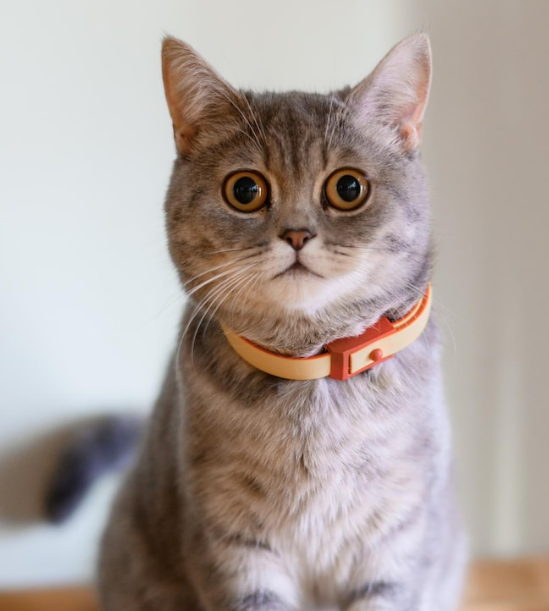
#> input picture Photos/cat.png, 549 x 611 px, found by its file name
$ python contours.py
#> lines starting #> are read from the running program, lines starting #| are printed output that depends on the picture; after the words box and inside, x2 and y2 are one past the last pixel; in counts of white or black regions, pixels touching at a corner belong together
import cv2 as cv
import numpy as np
img = cv.imread("Photos\cat.png")
#> img is the input picture: shape (611, 549, 3); mean B, G, R 157.5, 162.6, 173.8

# cv.imshow("cat",img)


gray = cv.cvtColor(img, cv.COLOR_BGR2GRAY)
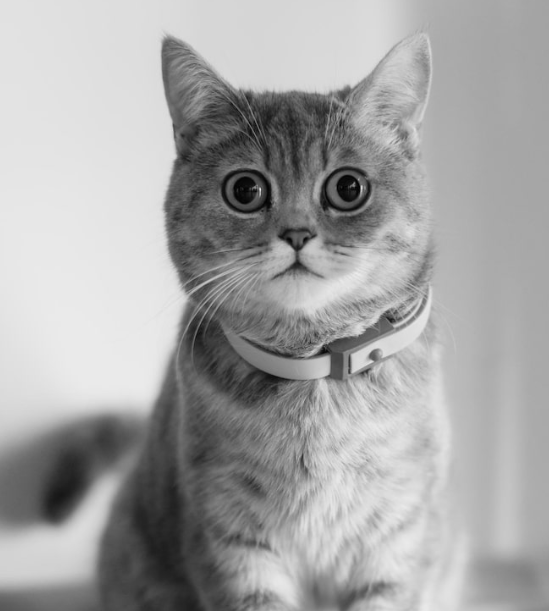
#> gray: shape (611, 549); min 2, max 236, mean 165.4
# cv.imshow("gray",gray)

blur = cv.GaussianBlur(gray,(5,5),cv.BORDER_DEFAULT)

cannyedge = cv.Canny(blur,175,300)
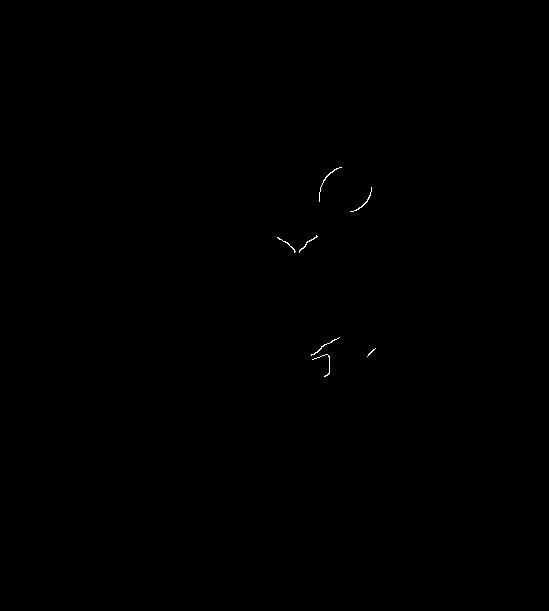
#> cannyedge: shape (611, 549); 0.08% white in thin lines or dots, all inside (x1, y1, x2, y2) = (277, 167, 376, 377)
cv.imshow("canny",cannyedge)

blank = np.zeros(img.shape,dtype='uint8')
cv.imshow("blank",blank)


res, thres = cv.threshold(gray,150,200, cv.THRESH_BINARY)
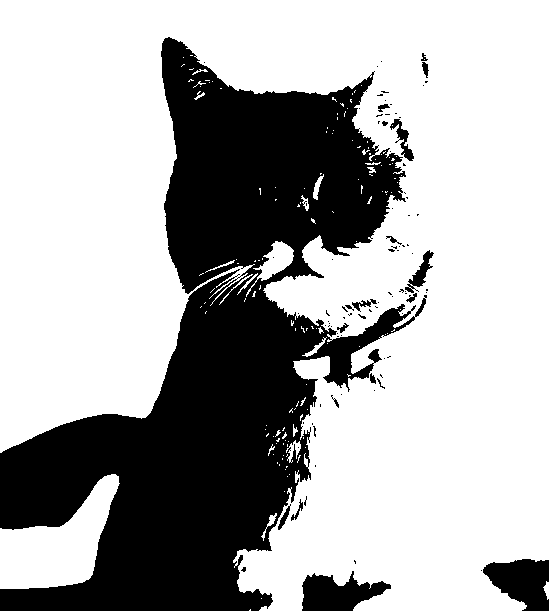
#> thres: shape (611, 549); values 0 (black) and 200 (white), 67.5% white; 91 black regions (72 under 20 px)
cv.imshow("thress",thres)
print(thres)
#> (printed output is left out)
contours, _ = cv.findContours(thres, cv.RETR_LIST, cv.CHAIN_APPROX_SIMPLE)
#> contours = 287 contours, 248 with area under 20; largest, box (x1, y1, x2, y2) and area: (0, 0, 549, 611) 216506, (0, 474, 120, 589) 6998, (246, 241, 294, 297) 744, (407, 249, 435, 288) 402, (389, 118, 415, 162) 392

cv.drawContours(blank,contours,-1,(0,0,255),1)
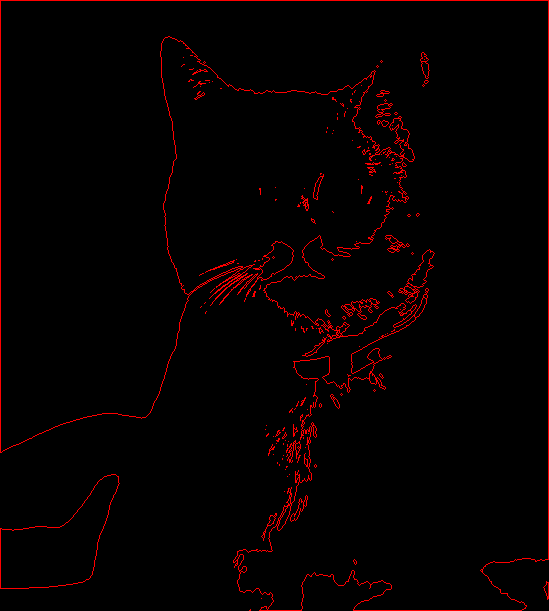
#> blank: shape (611, 549, 3); mean of channels 0, 1, 2 0, 0, 6.1; drawn as B, G, R
cv.imshow("blank can",blank)

print(f'{len(contours)} many countours')
#| 287 many countours
cv.waitKey(0)

$ run again, with Photos/nepal.png copied over Photos/cat.png
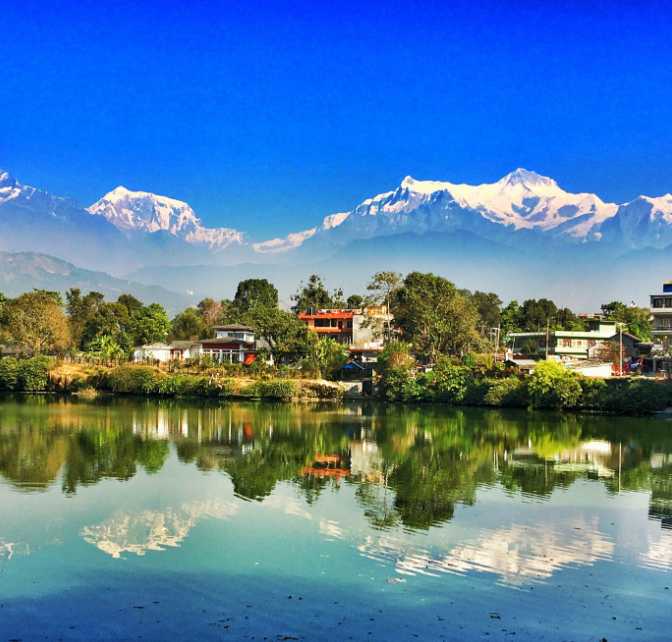
#> input picture Photos/nepal.png, 672 x 642 px, found by its file name
#> img is the input picture: shape (642, 672, 3); mean B, G, R 160.8, 122.7, 80.6
#> cannyedge: shape (642, 672); 0.62% white in thin lines or dots, all inside (x1, y1, x2, y2) = (67, 167, 672, 517)
#> `res, thres = cv.threshold(gray,150,200, cv.THRESH_BINARY)`:
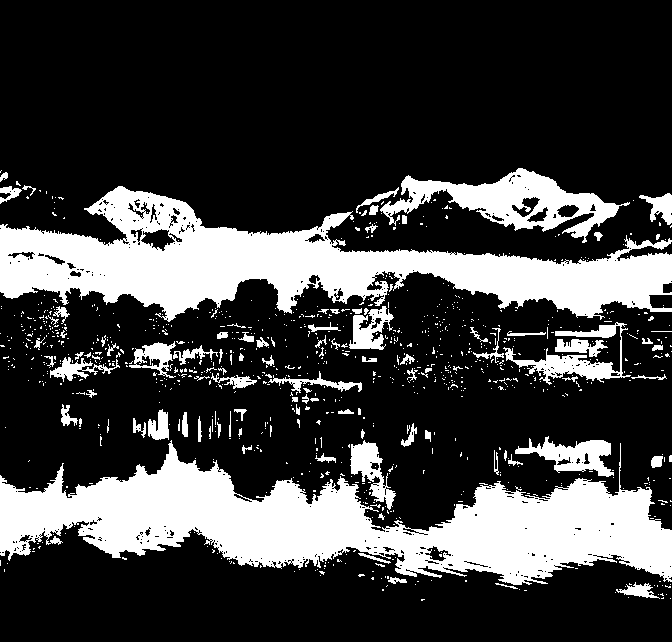
#> thres: shape (642, 672); values 0 (black) and 200 (white), 24.9% white; 945 white regions (851 under 20 px)
#> (printed output is left out)
#> contours = 1406 contours, 1305 with area under 20; largest, box (x1, y1, x2, y2) and area: (0, 440, 672, 585) 44223, (0, 186, 672, 322) 38496, (380, 168, 630, 243) 6988, (503, 322, 631, 385) 1920, (515, 436, 614, 477) 1769
#> `cv.drawContours(blank,contours,-1,(0,0,255),1)`:
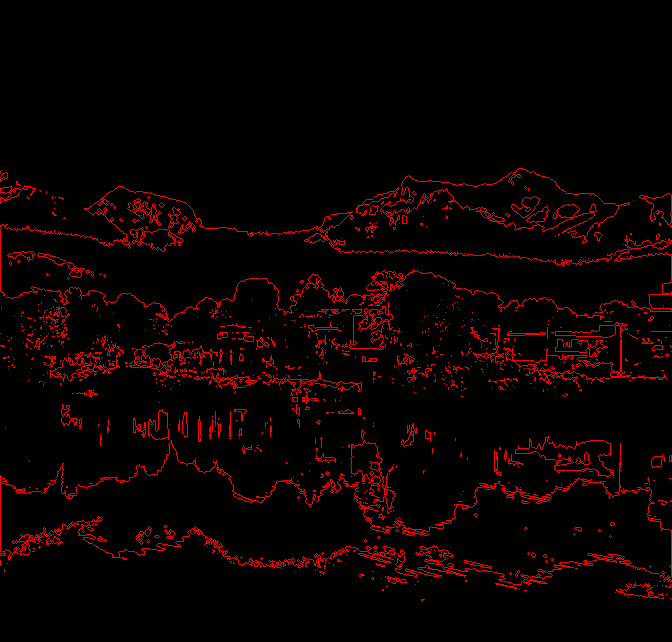
#> blank: shape (642, 672, 3); mean of channels 0, 1, 2 0, 0, 11; drawn as B, G, R
#| 1406 many countours
